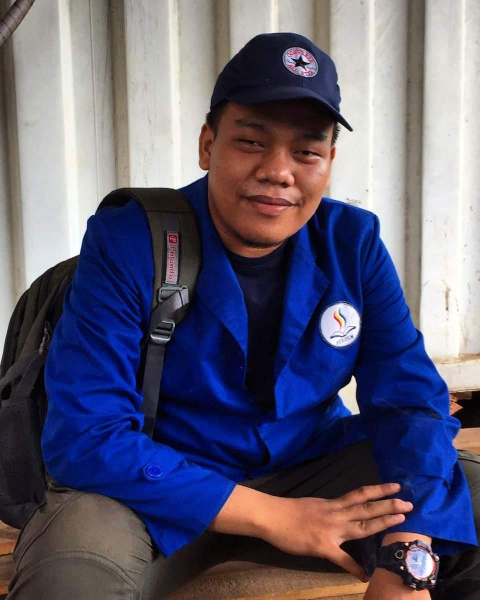
#> input picture Foto Diri.jpg, 960 x 1200 px (shown at 1/2 size)
$ jupyter execute UAS.ipynb
#> lines starting #> are read from the running program, lines starting #| are printed output that depends on the picture
# UAS PENGCID

[cell 1]
import cv2 as cv
import numpy as np
import matplotlib.pyplot as plt

# Membaca gambar
img = cv.imread('Foto Diri.jpg')
#> img is the input picture: shape (1200, 960, 3); mean B, G, R 113.4, 92.1, 95

# Memeriksa apakah gambar berhasil dimuat
if img is None:
    raise FileNotFoundError('Gambar tidak ditemukan. Pastikan path gambar benar.')

# Mendapatkan ukuran gambar
rows, cols = img.shape[:2]
#> rows = 1200; cols = 960

# Gambar asli
img_asli = img.copy()

# Resize (memperkecil lebar menjadi setengah)
height, width = img.shape[:2]
#> height = 1200; width = 960
resized = cv.resize(img, (width // 2, height), interpolation=cv.INTER_CUBIC)
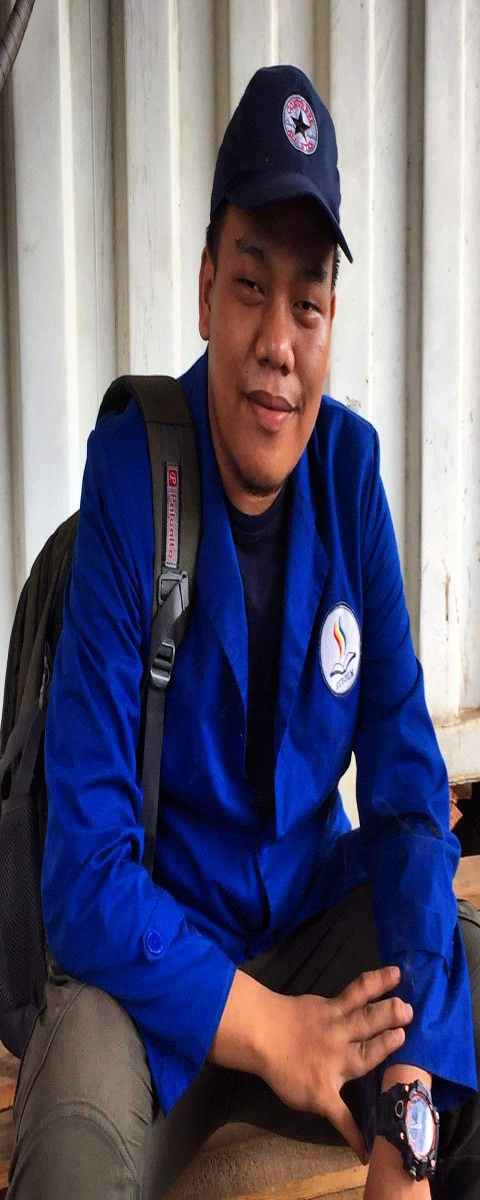
#> resized: shape (1200, 480, 3); mean B, G, R 113.4, 92.1, 95

# Translasi (menggeser gambar 100 piksel ke kanan dan 100 piksel ke bawah)
M_translate = np.float32([[1, 0, 100], [0, 1, 100]])
translated = cv.warpAffine(img, M_translate, (cols + 100, rows + 100))
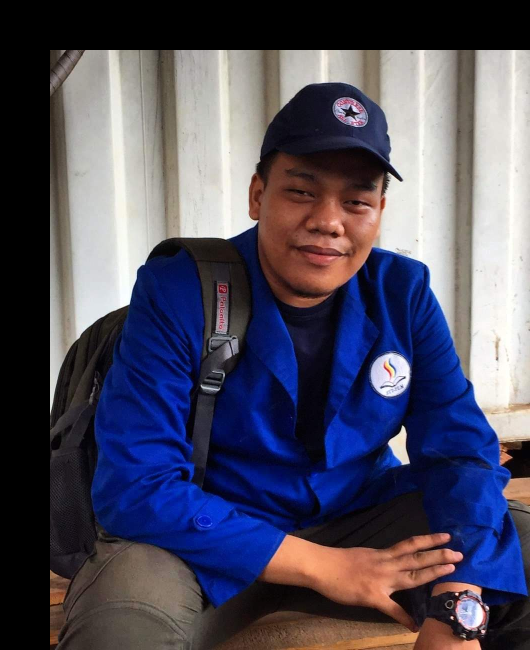
#> translated: shape (1300, 1060, 3) (shown at 1/2 size); mean B, G, R 94.8, 77, 79.4

# Rotate (memutar gambar)
(tinggi, lebar) = img.shape[:2]
#> tinggi = 1200; lebar = 960
pusat = (lebar // 2, tinggi // 2)
#> pusat = (480, 600)
M_rotate = cv.getRotationMatrix2D(pusat, 45, 1.0)
rotated = cv.warpAffine(img, M_rotate, (lebar, tinggi))
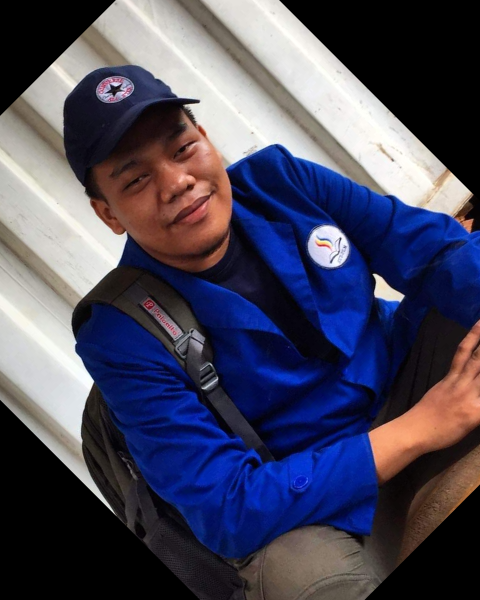
#> rotated: shape (1200, 960, 3) (shown at 1/2 size); mean B, G, R 91.3, 71, 72.4

# Crop (memotong gambar)
cropped = img[50:300, 50:300]
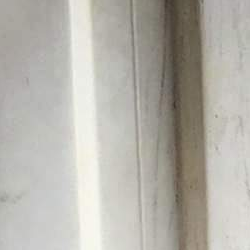
#> cropped: shape (250, 250, 3); mean B, G, R 170.4, 177.9, 180.6

# Flip (membalik gambar)
flipped = cv.flip(img, 1)
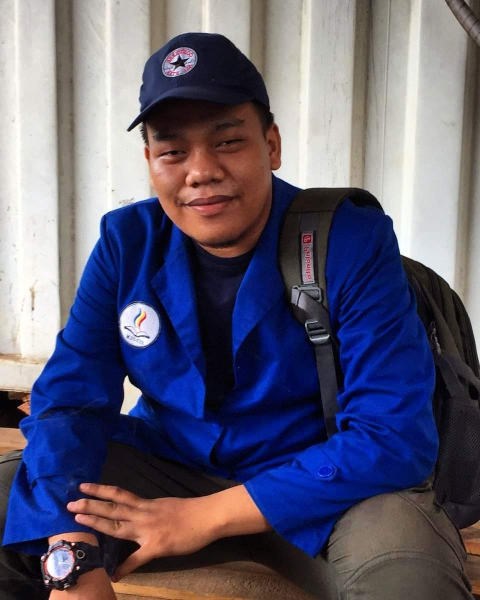
#> flipped: shape (1200, 960, 3) (shown at 1/2 size); mean B, G, R 113.4, 92.1, 95

# Menampilkan semua gambar dalam layout 2x3
fig, axs = plt.subplots(2, 3, figsize=(15, 10))

# Gambar asli
axs[0, 0].imshow(cv.cvtColor(img_asli, cv.COLOR_BGR2RGB))
axs[0, 0].set_title('Citra Asli')
axs[0, 0].axis('off')

# Gambar setelah diputar
axs[0, 1].imshow(cv.cvtColor(rotated, cv.COLOR_BGR2RGB))
axs[0, 1].set_title('After Rotated')
axs[0, 1].axis('off')

# Gambar setelah diubah ukuran
axs[0, 2].imshow(cv.cvtColor(resized, cv.COLOR_BGR2RGB))
axs[0, 2].set_title('After Resized')
axs[0, 2].axis('off')

# Gambar setelah dipotong
axs[1, 0].imshow(cv.cvtColor(cropped, cv.COLOR_BGR2RGB))
axs[1, 0].set_title('After Cropped')
axs[1, 0].axis('off')

# Gambar setelah dibalik
axs[1, 1].imshow(cv.cvtColor(flipped, cv.COLOR_BGR2RGB))
axs[1, 1].set_title('After Flipped')
axs[1, 1].axis('off')

# Gambar setelah ditranslasi
axs[1, 2].imshow(cv.cvtColor(translated, cv.COLOR_BGR2RGB))
axs[1, 2].set_title('After Translated')
axs[1, 2].axis('off')

plt.show()
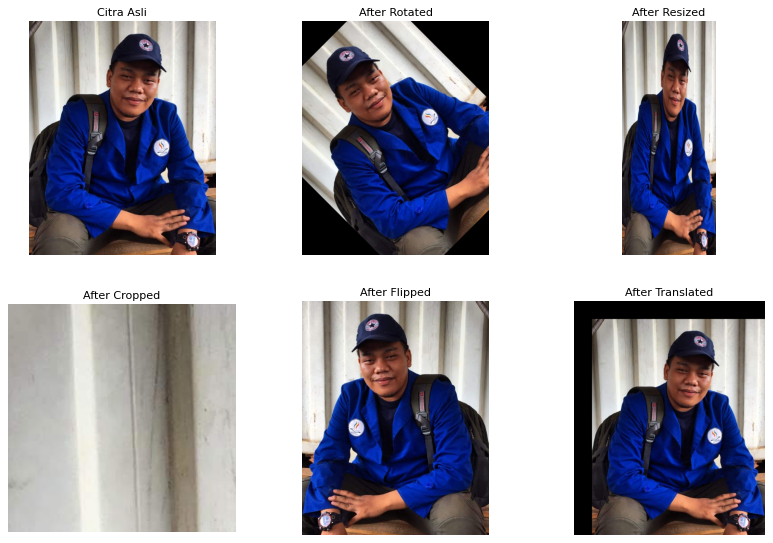
#> figure drawn by matplotlib, 6 panels

$ run again, with Info.jpg copied over Foto Diri.jpg
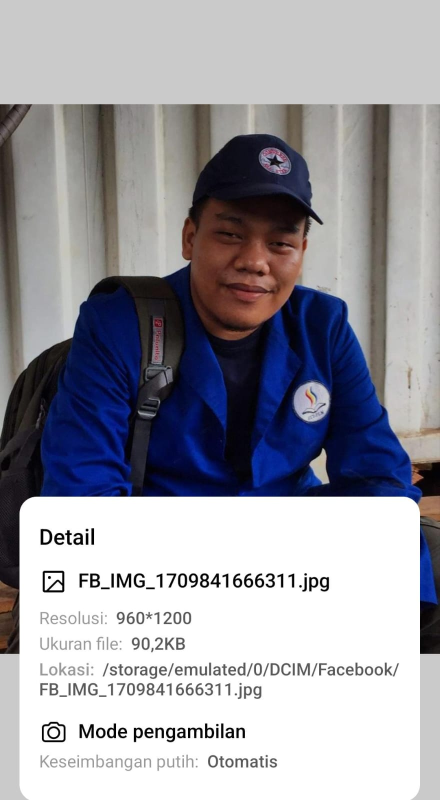
#> input picture Info.jpg, 879 x 1600 px (shown at 1/2 size)
#> img is the input picture: shape (1600, 879, 3); mean B, G, R 164.5, 156.6, 156.9
#> `cropped = img[50:300, 50:300]`:
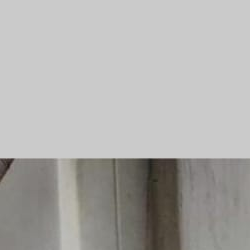
#> cropped: shape (250, 250, 3); mean B, G, R 171.3, 173.4, 174.5
#> `flipped = cv.flip(img, 1)`:
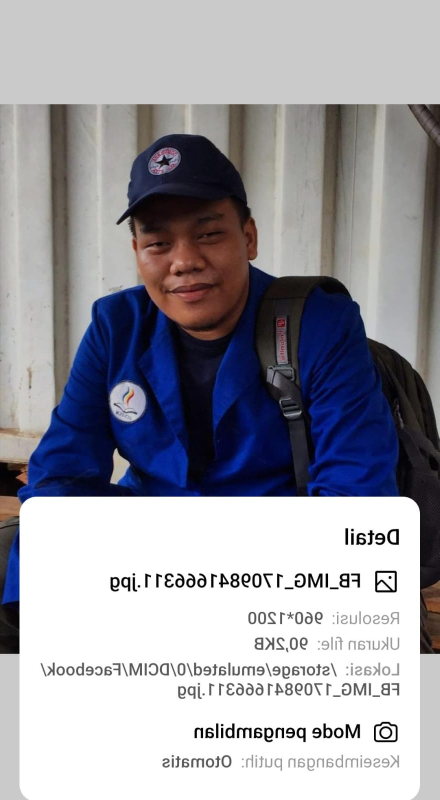
#> flipped: shape (1600, 879, 3) (shown at 1/2 size); mean B, G, R 164.5, 156.6, 156.9
